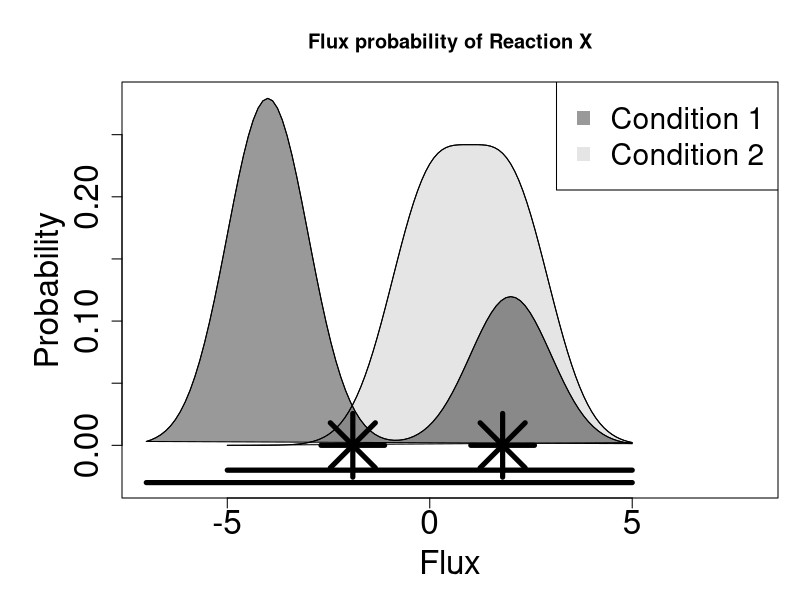

This figure's R source:


f <- function(x, p1 = 0.5, p2 = 1 - p1, m1, m2)
  p1 * dnorm(x, m1) + p2 * dnorm(x, m2)

par(mar=c(5,6,4,1)+.1)

x <- seq(-5, 5, len=101)
dens <- f(x, p1 = 0.5, m1=0, m2=2)
plot(x, dens, type = "l",ylim=c(-0.03,0.28),xlim=c(-7, 8),
     xlab="Flux",ylab="Probability", main="Flux probability of Reaction X",
     cex.axis=2,cex.lab=2)
polygon(x,dens,col=adjustcolor('black',0.1))
x <- seq(-7, 5, len=101)
dens <- f(x, p1 = 0.7, m1=-4, m2=2)
lines(x, dens, type = "l")
polygon(x,dens,col=adjustcolor('black',0.4))
points(1.8,0,pch=8,cex=6,lwd=5)
points(-1.9,0,pch=8,cex=6,lwd=5)
lines(x=seq(-7,5),y=rep(-0.03,13),lwd=5)
lines(x=seq(-5,5),y=rep(-0.02,11),lwd=5)
legend("topright",c("Condition 1", "Condition 2"),
       col=c(adjustcolor('black',0.4),adjustcolor('black',0.1)),cex = 1.8,pch = c(15,15))